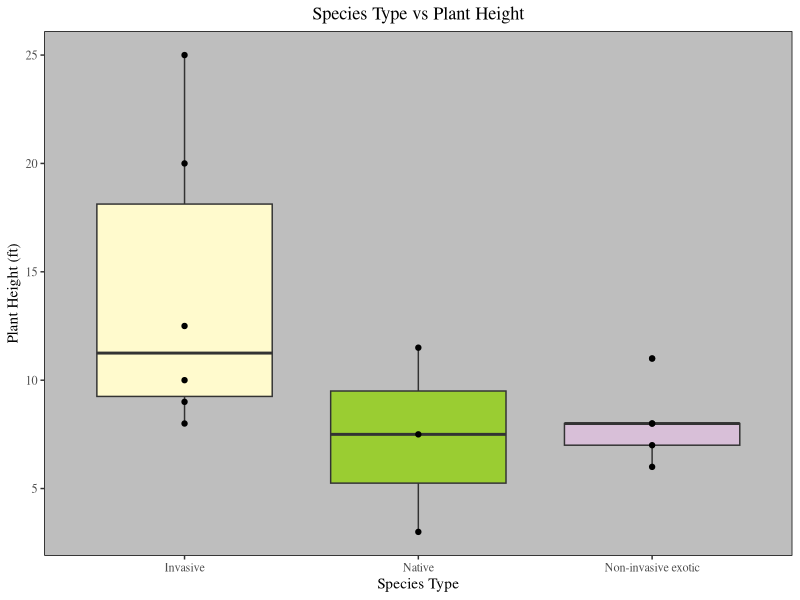
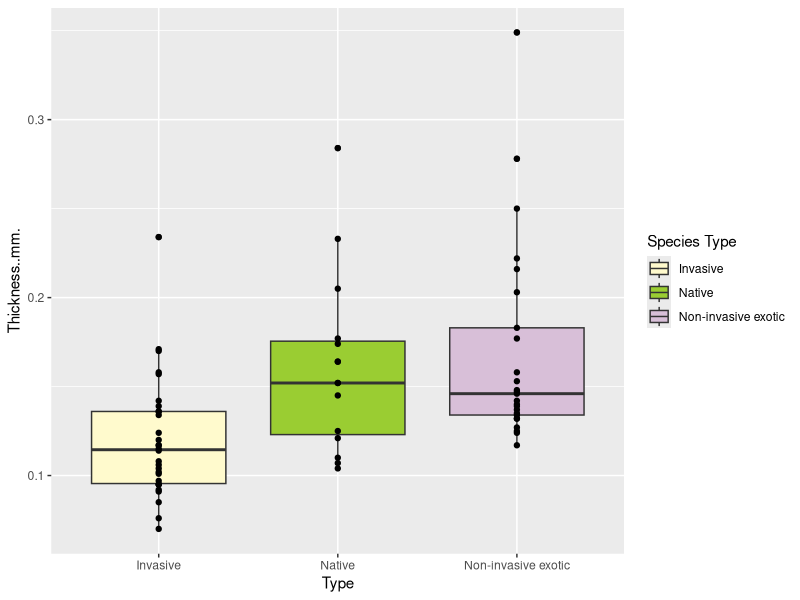

R code for these plots, in order:
#load packages
library(ggplot2)
library(ggthemes)

#whole plant traits
master_whole <- read.csv("isha/Harvard Master.csv")
colnames(master_whole)

ggplot(data = master_whole, mapping = aes(x = Type, y = Plant.height..ft.)) +
  geom_boxplot(aes(fill = Type)) +
  geom_point() +
  scale_fill_manual(values = c("lemonchiffon", "olivedrab3", "thistle"), name = "Species Type")+
  xlab("Species Type") +
  ylab("Plant Height (ft)") +
  ggtitle("Species Type vs Plant Height") +
  theme_tufte() +
  theme(legend.position = "none", panel.background = element_rect(fill = "grey"), 
        plot.title = element_text(hjust = 0.5))


#leaf traits
master_leaf <- read.csv("isha/Harvard MasterLeaf.csv")
colnames(master_leaf)

ggplot(master_leaf, aes(Type, Thickness..mm.)) +
  geom_boxplot(aes(fill = Type)) +
  geom_point() +
  scale_fill_manual(values = c("lemonchiffon", "olivedrab3", "thistle"), name = "Species Type")
